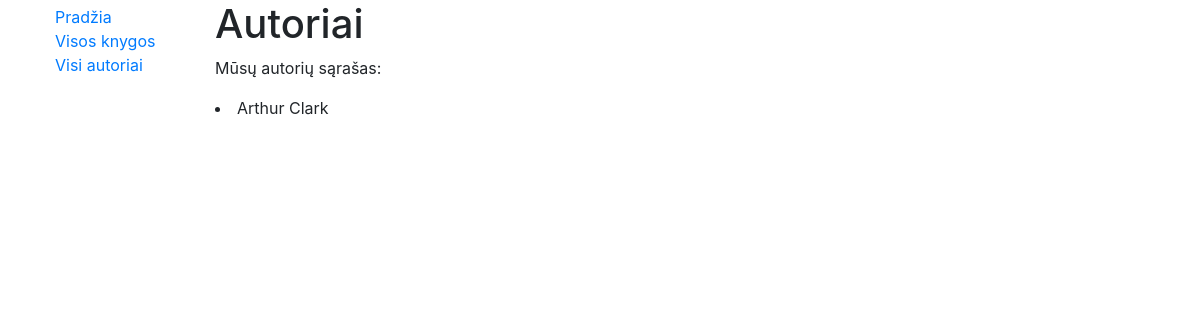
/library/authors/, run on an earlier commit of the app's database.
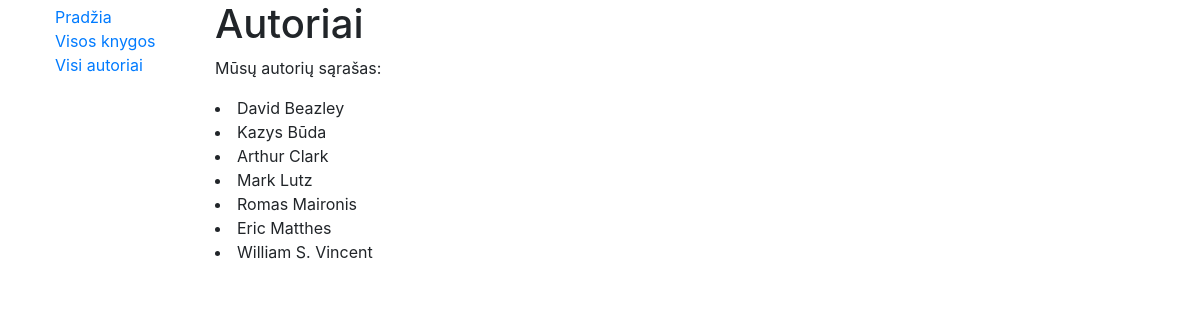
And on a later commit of the database.
### library/models.py (models this page shows, shortened)
class Author(models.Model):
    first_name = models.CharField("Vardas", max_length=100)
    last_name = models.CharField("Pavardė", max_length=100)
    description = models.TextField("Aprašymas", max_length=2000, default="Žinomas autorius")
    class Meta:
        ordering = ['last_name', 'first_name']
    def display_books(self):
        return ', '.join(book.title for book in self.books_rn.all()[:3])
    display_books.short_description = "Autoriaus knygos"

### library/views.py (the view)
# urls.py: path("authors/", views.authors, name='authors_n'),
def authors(request):
    authors = Author.objects.all()
    data = {
        'authors_cntx': authors
    }
    return render(request, 'authors.html', context=data)

### library/templates/authors.html
{% extends "base.html" %} {% block content %}
<h1>Autoriai</h1>
<p>Mūsų autorių sąrašas:</p>
{% for author_obj in authors_cntx %}
<li>{{ author_obj.first_name }} {{ author_obj.last_name }}</li>
{% endfor %} {% endblock %}

### library/templates/base.html (shortened to what this page needs)
<!DOCTYPE html>
<html lang="en">
  <head>
    <link
      rel="stylesheet"
      href="https://stackpath.bootstrapcdn.com/bootstrap/4.1.3/css/bootstrap.min.css"
    />
    {% load static %}
    <link rel="stylesheet" href="{% static 'css/styles.css' %}" />
  </head>
  <body>
    <div class="container-fluid">
      <div class="row">
        <div class="col-sm-2">
          {% block sidebar %}
          <ul class="sidebar-nav">
            <li><a href="{% url 'index_n' %}">Pradžia</a></li>
            <li><a href="">Visos knygos</a></li>
            <li><a href="{% url 'authors_n' %}">Visi autoriai</a></li>
          </ul>
          {% endblock %}
        </div>
        <div class="col-sm-10">{% block content %}{% endblock %}</div>
      </div>
    </div>
  </body>
</html>

### library/static/css/styles.css (style rules this page uses)
.sidebar-nav { list-style: none; margin-top: 5px; }

What changed in the data, as far as the page shows it:
added Author: first_name "David", last_name "Beazley"
added Author: first_name "Kazys", last_name "Būda"
added Author: first_name "Mark", last_name "Lutz"
added Author: first_name "Romas", last_name "Maironis"
added Author: first_name "Eric", last_name "Matthes"
added Author: first_name "William S.", last_name "Vincent"
